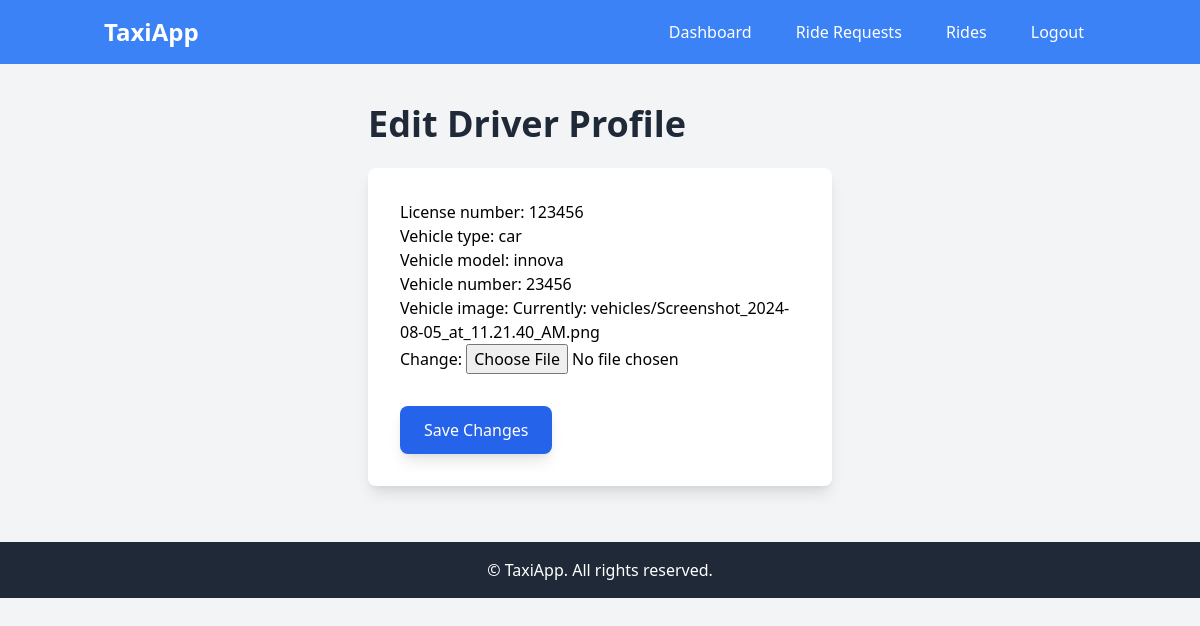
/profile/driver/1/edit/ (signed in), run on the app's committed database.
### taxi_app/models.py (models this page shows, shortened)
class DriverProfile(models.Model):
    user = models.OneToOneField(User, on_delete=models.CASCADE)
    license_number = models.CharField(max_length=20)
    vehicle_type = models.CharField(max_length=50)
    vehicle_model = models.CharField(max_length=50)
    vehicle_number = models.CharField(max_length=20)
    vehicle_image = models.ImageField(upload_to='vehicles/')
    is_available = models.BooleanField(default=True)
    rating = models.FloatField(default=0)
    total_rides = models.PositiveIntegerField(default=0)

### taxi_app/views.py (the view)
# urls.py: path('profile/driver/<int:pk>/edit/', DriverProfileUpdateView.as_view(), name='driver-profile-update'),
class DriverProfileUpdateView(LoginRequiredMixin, UpdateView):
    model = DriverProfile
    fields = ['license_number', 'vehicle_type', 'vehicle_model', 'vehicle_number', 'vehicle_image']
    template_name = 'profiles/driver_profile_edit.html'
    success_url = '/profile/driver/'

### templates/profiles/driver_profile_edit.html (shortened to what this page needs)
{% extends 'base.html' %}
{% block content %}
<div class="container mx-auto p-6 max-w-lg">
    <h1 class="text-4xl font-bold mb-6 text-gray-800">Edit Driver Profile</h1>
    <form method="post" enctype="multipart/form-data" class="bg-white shadow-lg rounded-lg p-8">
        {{ form.as_p }}
        <div class="mt-8">
            <button type="submit" class="bg-blue-600 text-white py-3 px-6 rounded-lg shadow-lg hover:bg-blue-700 focus:outline-none focus:ring-2 focus:ring-blue-500">
                Save Changes
            </button>
        </div>
    </form>
</div>
{% endblock %}

### data on the page
DriverProfile: license_number "123456", vehicle_type "car", vehicle_model "innova", vehicle_number "23456"
